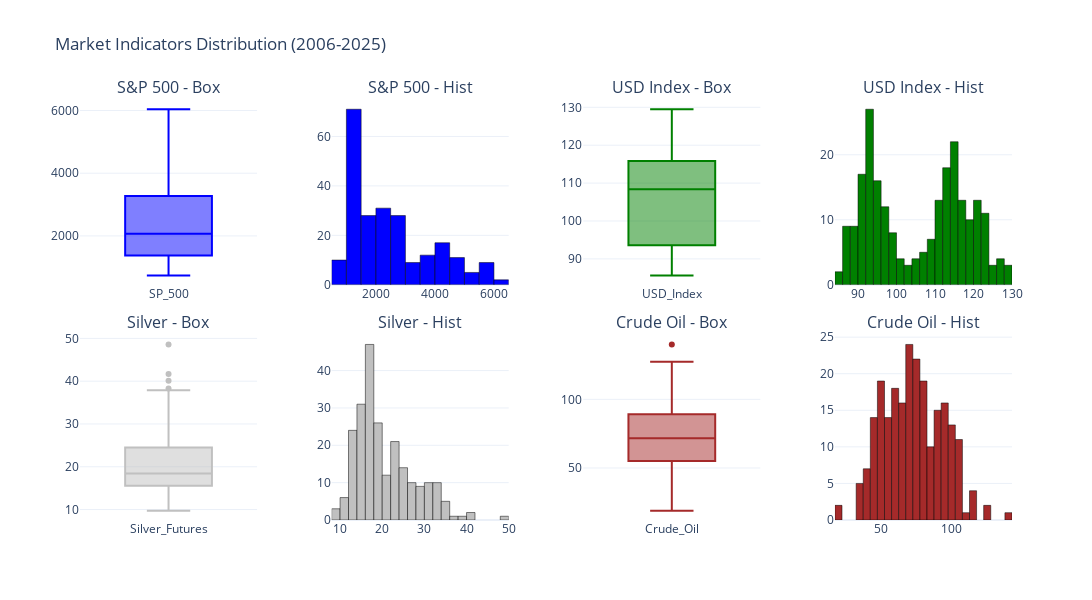

Notebook code cell kept with this figure:
### Code cell
# 2. Market Indicators Distribution

market_features = ['SP_500', 'USD_Index', 'Silver_Futures', 'Crude_Oil']

fig = make_subplots(
    rows=2, cols=4,
    subplot_titles=[
        'S&P 500 - Box', 'S&P 500 - Hist',
        'USD Index - Box', 'USD Index - Hist',
        'Silver - Box', 'Silver - Hist',
        'Crude Oil - Box', 'Crude Oil - Hist'
    ],
    vertical_spacing=0.12,
    horizontal_spacing=0.08
)

colors = ['blue', 'green', 'silver', 'brown']

for idx, (feature, color) in enumerate(zip(market_features, colors)):
    row = idx // 2 + 1
    col_box = (idx % 2) * 2 + 1
    col_hist = col_box + 1
    
    # Boxplot
    fig.add_trace(
        go.Box(
            y=filtered_df[feature],
            name=feature,
            marker=dict(color=color),
            showlegend=False
        ),
        row=row, col=col_box
    )
    
    # Histogram
    fig.add_trace(
        go.Histogram(
            x=filtered_df[feature],
            name=feature,
            marker=dict(color=color, line=dict(color='black', width=0.5)),
            nbinsx=25,
            showlegend=False
        ),
        row=row, col=col_hist
    )

fig.update_layout(
    title="Market Indicators Distribution (2006-2025)",
    width=1200,
    height=600,
    template='plotly_white',
    showlegend=False
)

fig.show()

### Figure 1 — Plotly figure (JSON) as saved in the notebook; plotly's stock layout.template omitted (floating-point values rounded to 4 significant figures; data arrays with more than 128 entries replaced by an {"elided": "..."} marker saying what was removed)
{"data": [{"marker": {"color": "blue"}, "name": "SP_500", "showlegend": false, "type": "box", "xaxis": "x", "y": {"elided": "233 float values"}, "yaxis": "y"}, {"marker": {"color": "blue", "line": {"color": "black", "width": 0.5}}, "name": "SP_500", "nbinsx": 25, "showlegend": false, "type": "histogram", "x": {"elided": "233 float values"}, "xaxis": "x2", "yaxis": "y2"}, {"marker": {"color": "green"}, "name": "USD_Index", "showlegend": false, "type": "box", "xaxis": "x3", "y": {"elided": "233 float values"}, "yaxis": "y3"}, {"marker": {"color": "green", "line": {"color": "black", "width": 0.5}}, "name": "USD_Index", "nbinsx": 25, "showlegend": false, "type": "histogram", "x": {"elided": "233 float values"}, "xaxis": "x4", "yaxis": "y4"}, {"marker": {"color": "silver"}, "name": "Silver_Futures", "showlegend": false, "type": "box", "xaxis": "x5", "y": {"elided": "233 float values"}, "yaxis": "y5"}, {"marker": {"color": "silver", "line": {"color": "black", "width": 0.5}}, "name": "Silver_Futures", "nbinsx": 25, "showlegend": false, "type": "histogram", "x": {"elided": "233 float values"}, "xaxis": "x6", "yaxis": "y6"}, {"marker": {"color": "brown"}, "name": "Crude_Oil", "showlegend": false, "type": "box", "xaxis": "x7", "y": {"elided": "233 float values"}, "yaxis": "y7"}, {"marker": {"color": "brown", "line": {"color": "black", "width": 0.5}}, "name": "Crude_Oil", "nbinsx": 25, "showlegend": false, "type": "histogram", "x": {"elided": "233 float values"}, "xaxis": "x8", "yaxis": "y8"}], "layout": {"annotations": [{"font": {"size": 16}, "showarrow": false, "text": "S&P 500 - Box", "x": 0.095, "xanchor": "center", "xref": "paper", "y": 1, "yanchor": "bottom", "yref": "paper"}, {"font": {"size": 16}, "showarrow": false, "text": "S&P 500 - Hist", "x": 0.365, "xanchor": "center", "xref": "paper", "y": 1, "yanchor": "bottom", "yref": "paper"}, {"font": {"size": 16}, "showarrow": false, "text": "USD Index - Box", "x": 0.635, "xanchor": "center", "xref": "paper", "y": 1, "yanchor": "bottom", "yref": "paper"}, {"font": {"size": 16}, "showarrow": false, "text": "USD Index - Hist", "x": 0.905, "xanchor": "center", "xref": "paper", "y": 1, "yanchor": "bottom", "yref": "paper"}, {"font": {"size": 16}, "showarrow": false, "text": "Silver - Box", "x": 0.095, "xanchor": "center", "xref": "paper", "y": 0.44, "yanchor": "bottom", "yref": "paper"}, {"font": {"size": 16}, "showarrow": false, "text": "Silver - Hist", "x": 0.365, "xanchor": "center", "xref": "paper", "y": 0.44, "yanchor": "bottom", "yref": "paper"}, {"font": {"size": 16}, "showarrow": false, "text": "Crude Oil - Box", "x": 0.635, "xanchor": "center", "xref": "paper", "y": 0.44, "yanchor": "bottom", "yref": "paper"}, {"font": {"size": 16}, "showarrow": false, "text": "Crude Oil - Hist", "x": 0.905, "xanchor": "center", "xref": "paper", "y": 0.44, "yanchor": "bottom", "yref": "paper"}], "height": 600, "showlegend": false, "title": {"text": "Market Indicators Distribution (2006-2025)"}, "width": 1200, "xaxis": {"anchor": "y", "domain": [0, 0.19]}, "xaxis2": {"anchor": "y2", "domain": [0.27, 0.46]}, "xaxis3": {"anchor": "y3", "domain": [0.54, 0.73]}, "xaxis4": {"anchor": "y4", "domain": [0.81, 1]}, "xaxis5": {"anchor": "y5", "domain": [0, 0.19]}, "xaxis6": {"anchor": "y6", "domain": [0.27, 0.46]}, "xaxis7": {"anchor": "y7", "domain": [0.54, 0.73]}, "xaxis8": {"anchor": "y8", "domain": [0.81, 1]}, "yaxis": {"anchor": "x", "domain": [0.56, 1]}, "yaxis2": {"anchor": "x2", "domain": [0.56, 1]}, "yaxis3": {"anchor": "x3", "domain": [0.56, 1]}, "yaxis4": {"anchor": "x4", "domain": [0.56, 1]}, "yaxis5": {"anchor": "x5", "domain": [0, 0.44]}, "yaxis6": {"anchor": "x6", "domain": [0, 0.44]}, "yaxis7": {"anchor": "x7", "domain": [0, 0.44]}, "yaxis8": {"anchor": "x8", "domain": [0, 0.44]}}}
